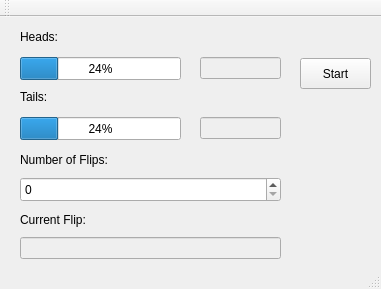
<?xml version="1.0" encoding="UTF-8"?>
<ui version="4.0">
 <class>MainWindow</class>
 <widget class="QMainWindow" name="MainWindow">
  <property name="geometry">
   <rect>
    <x>0</x>
    <y>0</y>
    <width>381</width>
    <height>289</height>
   </rect>
  </property>
  <property name="windowTitle">
   <string>Coin Flipper Simulator</string>
  </property>
  <widget class="QWidget" name="centralWidget">
   <widget class="QPushButton" name="pushButton">
    <property name="geometry">
     <rect>
      <x>300</x>
      <y>41</y>
      <width>71</width>
      <height>31</height>
     </rect>
    </property>
    <property name="toolTip">
     <string>Start Flipping Coins</string>
    </property>
    <property name="text">
     <string>Start</string>
    </property>
    <property name="shortcut">
     <string notr="true">C</string>
    </property>
    <property name="autoDefault">
     <bool>false</bool>
    </property>
    <property name="default">
     <bool>false</bool>
    </property>
   </widget>
   <widget class="QLabel" name="label">
    <property name="geometry">
     <rect>
      <x>20</x>
      <y>130</y>
      <width>105</width>
      <height>25</height>
     </rect>
    </property>
    <property name="text">
     <string>Number of Flips:</string>
    </property>
   </widget>
   <widget class="QLabel" name="label_4">
    <property name="geometry">
     <rect>
      <x>20</x>
      <y>10</y>
      <width>50</width>
      <height>20</height>
     </rect>
    </property>
    <property name="text">
     <string>Heads:</string>
    </property>
   </widget>
   <widget class="QLabel" name="label_5">
    <property name="geometry">
     <rect>
      <x>20</x>
      <y>70</y>
      <width>50</width>
      <height>20</height>
     </rect>
    </property>
    <property name="text">
     <string>Tails:</string>
    </property>
   </widget>
   <widget class="QProgressBar" name="headsBar">
    <property name="geometry">
     <rect>
      <x>20</x>
      <y>40</y>
      <width>161</width>
      <height>23</height>
     </rect>
    </property>
    <property name="value">
     <number>24</number>
    </property>
   </widget>
   <widget class="QProgressBar" name="tailsBar">
    <property name="geometry">
     <rect>
      <x>20</x>
      <y>100</y>
      <width>161</width>
      <height>23</height>
     </rect>
    </property>
    <property name="value">
     <number>24</number>
    </property>
   </widget>
   <widget class="QLineEdit" name="headsNum">
    <property name="enabled">
     <bool>false</bool>
    </property>
    <property name="geometry">
     <rect>
      <x>200</x>
      <y>40</y>
      <width>81</width>
      <height>22</height>
     </rect>
    </property>
   </widget>
   <widget class="QLineEdit" name="tailsNum">
    <property name="enabled">
     <bool>false</bool>
    </property>
    <property name="geometry">
     <rect>
      <x>200</x>
      <y>100</y>
      <width>81</width>
      <height>22</height>
     </rect>
    </property>
   </widget>
   <widget class="QLabel" name="label_2">
    <property name="geometry">
     <rect>
      <x>20</x>
      <y>190</y>
      <width>105</width>
      <height>25</height>
     </rect>
    </property>
    <property name="text">
     <string>Current Flip:</string>
    </property>
   </widget>
   <widget class="QLineEdit" name="numCurrent">
    <property name="enabled">
     <bool>false</bool>
    </property>
    <property name="geometry">
     <rect>
      <x>20</x>
      <y>220</y>
      <width>261</width>
      <height>22</height>
     </rect>
    </property>
   </widget>
   <widget class="QSpinBox" name="spinBox">
    <property name="geometry">
     <rect>
      <x>20</x>
      <y>160</y>
      <width>261</width>
      <height>25</height>
     </rect>
    </property>
    <property name="maximum">
     <number>1000000000</number>
    </property>
   </widget>
  </widget>
  <widget class="QToolBar" name="mainToolBar">
   <attribute name="toolBarArea">
    <enum>TopToolBarArea</enum>
   </attribute>
   <attribute name="toolBarBreak">
    <bool>false</bool>
   </attribute>
  </widget>
  <widget class="QStatusBar" name="statusBar"/>
 </widget>
 <layoutdefault spacing="6" margin="11"/>
 <resources/>
 <connections/>
</ui>
